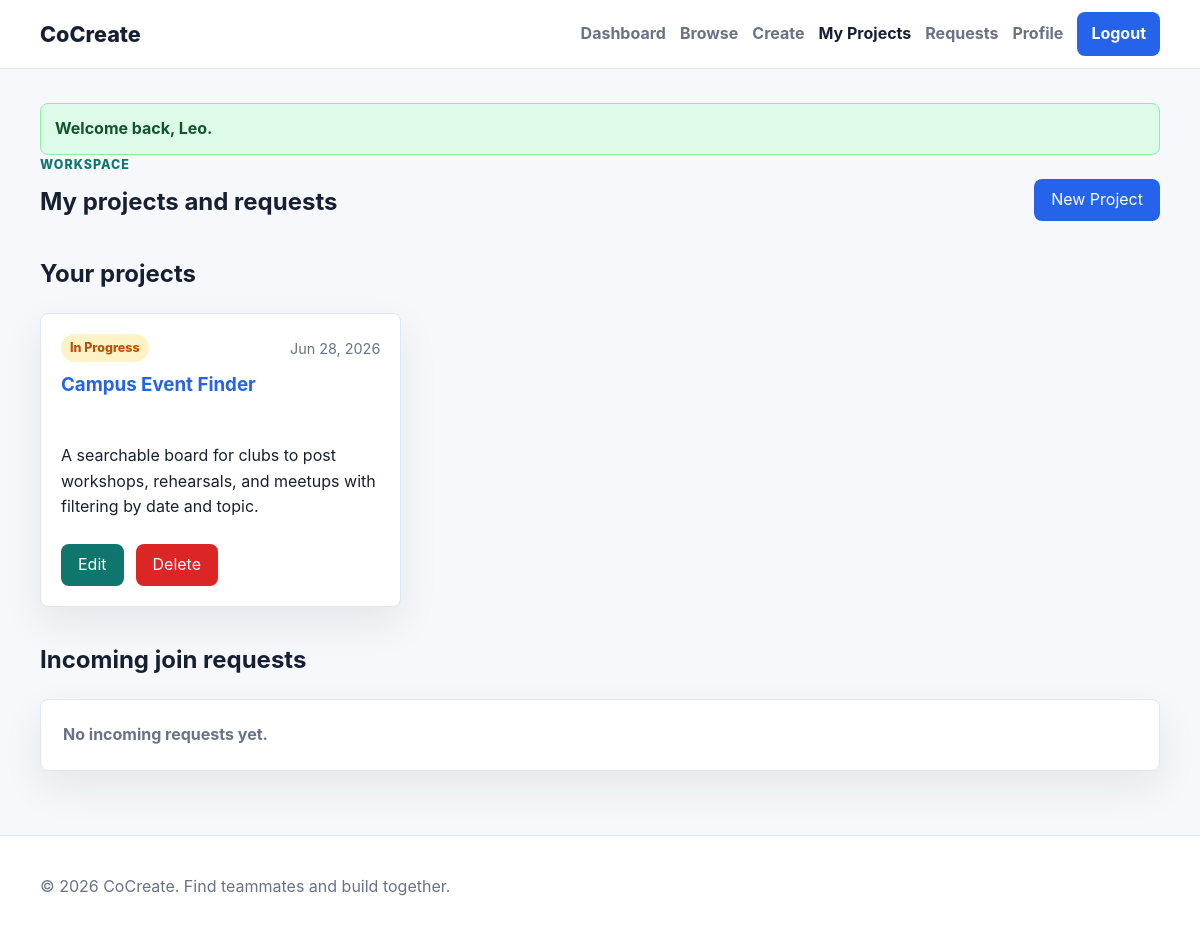
Screenshot of /pages/my_projects.php (signed in) with the database file from the repository.
### tables this page shows
CREATE TABLE projects (
  project_id INT UNSIGNED AUTO_INCREMENT PRIMARY KEY,
  user_id INT UNSIGNED NOT NULL,
  project_title VARCHAR(180) NOT NULL,
  description TEXT NOT NULL,
  required_skills TEXT NOT NULL,
  category VARCHAR(120) NOT NULL,
  project_status ENUM('open', 'in_progress', 'completed') NOT NULL DEFAULT 'open',
  created_at TIMESTAMP NOT NULL DEFAULT CURRENT_TIMESTAMP,
  CONSTRAINT fk_projects_user
    FOREIGN KEY (user_id) REFERENCES users(user_id)
    ON DELETE CASCADE ON UPDATE CASCADE
);

### includes/session.php (called while the page is built, shortened)
<?php
function e($value): string
{
    return htmlspecialchars((string)($value ?? ''), ENT_QUOTES, 'UTF-8');
}
function status_label(string $status): string
{
    return ucwords(str_replace('_', ' ', $status));
}
function excerpt(?string $text, int $length = 140): string
{
    $text = trim((string)$text);
    if (function_exists('mb_strimwidth')) {
        return mb_strimwidth($text, 0, $length, '...', 'UTF-8');
    }
    return strlen($text) > $length ? substr($text, 0, $length - 3) . '...' : $text;
}

### pages/my_projects.php (the view, shortened to what this page needs)
<?php
require_once __DIR__ . '/../includes/session.php';
require_once __DIR__ . '/../includes/db.php';
$uid = current_user_id();
$projectStmt = $pdo->prepare('SELECT * FROM projects WHERE user_id = ? ORDER BY created_at DESC');
$projectStmt->execute([$uid]);
$projects = $projectStmt->fetchAll();
$requestStmt = $pdo->prepare('SELECT jr.*, p.project_title, u.firstname, u.lastname, u.username, u.email, u.skills FROM join_requests jr JOIN projects p ON p.project_id = jr.project_id JOIN users u ON u.user_id = jr.user_id WHERE p.user_id = ? ORDER BY jr.created_at DESC');
$requestStmt->execute([$uid]);
$requests = $requestStmt->fetchAll();
require_once __DIR__ . '/../includes/header.php';
?>
<section class="page-head">
  <div>
    <p class="eyebrow">Workspace</p>
    <h1>My projects and requests</h1>
  </div>
  <a class="btn btn-primary" href="create_project.php">New Project</a>
</section>
<section class="section">
  <h2>Your projects</h2>
  <div class="cards-grid">
    <?php foreach ($projects as $project): ?>
      <article class="card project-card">
        <div class="card-meta">
          <span class="status status-<?= e($project['project_status']) ?>"><?= e(status_label($project['project_status'])) ?></span>
          <span><?= e(date('M j, Y', strtotime($project['created_at']))) ?></span>
        </div>
        <h3><a href="project.php?id=<?= (int)$project['project_id'] ?>"><?= e($project['project_title']) ?></a></h3>
        <p><?= e(excerpt($project['description'], 130)) ?></p>
        <div class="button-row">
          <a class="btn btn-secondary" href="edit_project.php?id=<?= (int)$project['project_id'] ?>">Edit</a>
          <form method="post" data-confirm="Delete this project? This cannot be undone.">
            <button class="btn btn-danger" type="submit">Delete</button>
          </form>
        </div>
      </article>
    <?php endforeach; ?>
  </div>
</section>
<section class="section">
  <h2>Incoming join requests</h2>
  <?php if (!$requests): ?>
    <div class="empty-state">No incoming requests yet.</div>
  <?php endif; ?>
</section>
<?php
require_once __DIR__ . '/../includes/footer.php';
?>

### assets/css/styles.css (style rules this page uses)
:root { --bg: #f6f8fb; --surface: #ffffff; --ink: #172033; --muted: #687386; --line: #dfe6ef; --primary: #2563eb; --primary-dark: #1d4ed8; --secondary: #0f766e; --danger: #dc2626; --warning: #b45309; --success: #15803d; --shadow: 0 16px 40px rgba(23, 32, 51, 0.08); --radius: 8px; }
* { box-sizing: border-box; }
body { margin: 0; min-height: 100vh; background: var(--bg); color: var(--ink); font-family: Inter, ui-sans-serif, system-ui, -apple-system, BlinkMacSystemFont, "Segoe UI", sans-serif; line-height: 1.6; }
a { color: var(--primary); text-decoration: none; }
.hero-actions, .button-row { display: flex; flex-wrap: wrap; align-items: center; gap: 12px; }
.section { margin-top: 34px; }
.section-head, .page-head { display: flex; align-items: end; justify-content: space-between; gap: 18px; margin-bottom: 18px; }
.section-head h2, .page-head h1 { margin: 0; }
.eyebrow { margin: 0 0 8px; color: var(--secondary); font-weight: 800; text-transform: uppercase; letter-spacing: 0.08em; font-size: 0.78rem; }
.cards-grid { display: grid; grid-template-columns: repeat(3, minmax(0, 1fr)); gap: 18px; }
.card, .stat, .empty-state, .filter-bar { border: 1px solid var(--line); border-radius: var(--radius); background: var(--surface); box-shadow: var(--shadow); }
.card { padding: 20px; }
.card h3, .card h2 { margin-top: 0; }
.project-card { display: flex; min-height: 285px; flex-direction: column; gap: 8px; }
.project-card .btn { margin-top: auto; }
.card-meta { display: flex; align-items: center; justify-content: space-between; gap: 12px; color: var(--muted); font-size: 0.9rem; }
.status { display: inline-flex; align-items: center; min-height: 28px; padding: 4px 9px; border-radius: 999px; font-weight: 800; font-size: 0.78rem; text-transform: capitalize; }
.status-in_progress, .status-pending { color: var(--warning); background: #fef3c7; }
.btn { display: inline-flex; align-items: center; justify-content: center; min-height: 42px; padding: 10px 16px; border: 1px solid transparent; border-radius: var(--radius); cursor: pointer; font-weight: 800; font: inherit; line-height: 1.1; text-decoration: none; transition: transform 0.15s ease, background 0.15s ease; }
.btn-primary { color: #fff; background: var(--primary); }
.btn-secondary { color: #fff; background: var(--secondary); }
.btn-danger { color: #fff; background: var(--danger); }
.empty-state { padding: 22px; color: var(--muted); font-weight: 700; }

### rows the page displays
projects: project_status "In Progress", created_at "Jun 28, 2026", project_title "Campus Event Finder", description "A searchable board for clubs to post workshops, rehearsals, and meetups with filtering by date and topic."

### other values shown
$message "Welcome back, Leo."
